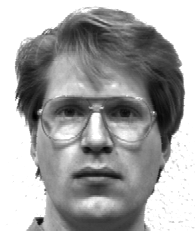
#> input picture INPUT/TRAIN/subject01.glasses.pgm, 195 x 231 px; its folder holds only this picture in this run
$ jupyter execute --allow-errors Rapport_projet.ipynb   (shell and % lines are left out)
#> lines starting #> are read from the running program, lines starting #| are printed output that depends on the picture
# Projet ACP : Reconnaissance Faciale

## Réalisé par :
### Achraf Aissy - Amine Imariren - Chaimaa Khalil - Oussama Teffal - Siham Hafsi

## Encadré par :
### Pr.A.Ghazdali

# Introduction :

### En reconnaissance faciale, l'ACP peut être utilisée pour extraire des caractéristiques importantes des visages qui peuvent être utilisées pour l'identification et la classification.

### L'ACP peut également être utilisée pour réduire le nombre de dimensions des données d'images de visage, ce qui peut rendre les algorithmes de reconnaissance faciale plus efficaces et plus rapides.

# Analyse en Composantes Principales (ACP)

### L’algorithme ACP, PCA en anglais (Principal Component Analysis) et aussi connu sous le nom d’Eigenfaces puisqu’il utilise des vecteurs propres et des valeurs propres. (Respectivement Eigenvectors et Eigenvalues).
### Cet algorithme s’appuie sur des propriétés statistiques bien connues et utilise l’algèbre linéaire. Il est relativement rapide à mettre en oeuvre, Il est à la base de nombreux algorithmes globaux actuels.
### L’idée principale consiste à exprimer les M images d’apprentissage selon une base de vecteurs orthogonaux particuliers, contenant des informations indépendantes d’un vecteur à l’autre. Ces nouvelles données sont donc exprimées d’une manière plus appropriée à la reconnaissance du visage.

# Reconnaissance par Eigenfaces

### La méthode de reconnaissance faciale Eigenfaces utilise la technique de l'Analyse en Composante Principale (ACP). Cette méthode est qualifiée de globale, car tout l'ensemble du visage est analysé.

# L'import des modules nécessaires :

[cell 1]
import os
import sys
import cv2
import numpy as np
import matplotlib
import matplotlib.pyplot as plt

'''__________________________USER SELECTED AREA___________________________'''
dirNameTrain = './INPUT/TRAIN'
dirNameTest	 = './INPUT/TEST'

# La fonction qui lit les images :

[cell 2]
def ReadImages(path):
    print('Reading images from ' + path, end=' ... ', flush=True)
    # Create array of array of images.
    images = []
    # List all files in the directory and read points from text files one by one
    for filePath in sorted(os.listdir(path)):
        fileExt = os.path.splitext(filePath)[1]
        if fileExt in ['.jpg', '.jpeg', '.pgm']:
            # Add to array of images
            imagePath = os.path.join(path, filePath)
            im = cv2.imread(imagePath)
            im = cv2.cvtColor(im, cv2.COLOR_BGR2GRAY)

            if im is None :
                print('image:{} not read properly'.format(imagePath))
            else :
                # Convert image to floating point
                im = np.float32(im)
                # Add image to list
                images.append(im)


    numImages = len(images)
    # Exit if no image found
    if numImages == 0 :
        print('No images found')
        sys.exit(0)

    print(str(numImages) + ' files read.')

    return images

### nous rassemblons les images de la base d’apprentissage dans une grande matrice d’images Γ où chaque colonne représente une image Γi

[cell 3]
def CreateDataMatrix(images):
    print('Creating data matrix',end=' ... ', flush=True)

    numImages = len(images)
    sz = images[0].shape
    data = np.zeros(( sz[0] * sz[1], numImages), dtype=np.float32)
    for i in range(0, numImages):
        image = images[i].flatten()

        data[:,i] = image

    print('DONE')
    return data

# La fonction qui calcule les valeurs propres - les vecteurs propres :

[cell 4]
def Find_Eigen(matrix) :
    eigenVectors , eigenValues , _ = np.linalg.svd(matrix, full_matrices = False )
    sort = eigenValues.argsort()[::-1]
    eigenValues = eigenValues[sort]
    eigenVectors = eigenVectors[:,sort]
    return eigenValues,eigenVectors

# Lire les données depuis le dataset
##  Former les matrice des visages pour l'entrainement et le test :

[cell 5]
# Read images
train_images = ReadImages(dirNameTrain)
#> in ReadImages, im is the input picture: shape (231, 195, 3); min 0, max 255, mean 163.7
#> in ReadImages, `numImages = len(images)`: numImages = 1
#| 1 files read.
#> train_images = 1 item
print(train_images[0])
#> (printed output is left out)
#plt.imshow(train_images[0], cmap= 'gray')

# Create train face matrix.
face_vector = CreateDataMatrix(train_images)
#> in CreateDataMatrix, `numImages = len(images)`: numImages = 1

# Read test images
#> (the rest of this cell did not finish here and is left out)


# Create test face matrix.
test_face_vector = CreateDataMatrix(test_images)

# L'entrainement :

### Nous ajustons ensuite les données par rapport à la moyenne. L’image moyenne est alors soustraite de chaque image avec la formule suivante :

[cell 6]
from PIL import Image

average_face_vector = np.mean(face_vector, axis=1)
average_face_vector.shape = (len(average_face_vector), 1)

# average_face_image = Image.fromarray(average_face_vector)
# average_face_image.show()
plt.imshow(average_face_vector.reshape(231,195), cmap='gray')
plt.show()

# Size of images
sz = train_images[0].shape
#> sz = (231, 195)
print(sz)
#| (231, 195)
number_train_images= face_vector.shape[1]
#> number_train_images = 1
print(number_train_images)
#| 1

#print(np.array(train_images))

# Centrer les données et calculer la matrice de covariance :

[cell 7]
# Subtract average_face_vector from every image vector.
sub_face_vector = np.zeros(face_vector.shape, dtype=np.float32)
sub_face_vector = face_vector - average_face_vector

# Calculate covariance matrix of above matrix -> C = A*transpose(A)
covariance_matrix = np.dot(sub_face_vector.T, sub_face_vector)
#> covariance_matrix = [0]
print("covariance_matrix.shape =", covariance_matrix.shape)
#| covariance_matrix.shape = (1, 1)
print(covariance_matrix)
#| [[0.]]

# Valeurs propres - Vecteurs propres :

[cell 8]
# Find eigenvectors and eigenvalues of above covariance matrix.
# eigenvalues arranged to match with associated eigenvector
print('Calculating PCA ', end=' ... ', flush=True)
eigenValues, eigenVectors = Find_Eigen(sub_face_vector)
#> eigenValues = [0]
print('DONE')
print(eigenVectors.shape)
#| (45045, 1)
print("les vecteurs propres : \n",eigenVectors)
#> (printed output is left out)

# Plot the ordered eigen values.
plt.plot(eigenValues, 'r+')
plt.title('eigenValues Ordered')
plt.ylabel('Value of eigenValues')
plt.xlabel('index number')
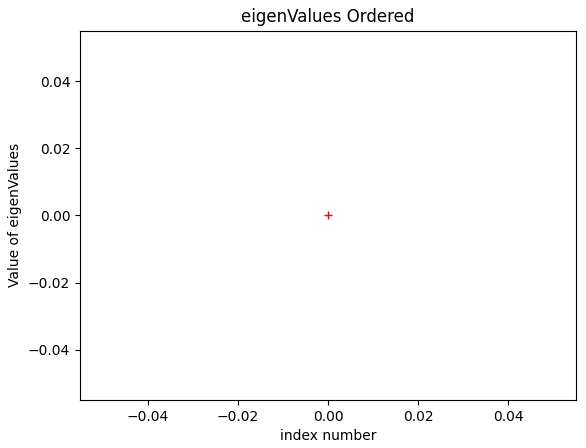
#> figure drawn by matplotlib, 1 panel

### Les vecteurs propres trouvés sont ensuite, ordonnés selon leurs valeurs propres correspondantes, de manière décroissante. Plus une valeur propre est grande, plus la variance capturée par le vecteur propre est importante.

# Afficher l’image qui contient l’un de ces vecteurs propres :

[cell 9]
plt.subplot(1,3,1)
plt.imshow(eigenVectors[:,0].reshape(sz), cmap= 'gray')
plt.subplot(1,3,2)
#> (the rest of this cell did not finish here and is left out)

# Calculer le poids :

[cell 10]
weights = np.dot(eigenVectors.T, sub_face_vector)
#> weights = [0]
weights.shape
#> Out = (1, 1)
